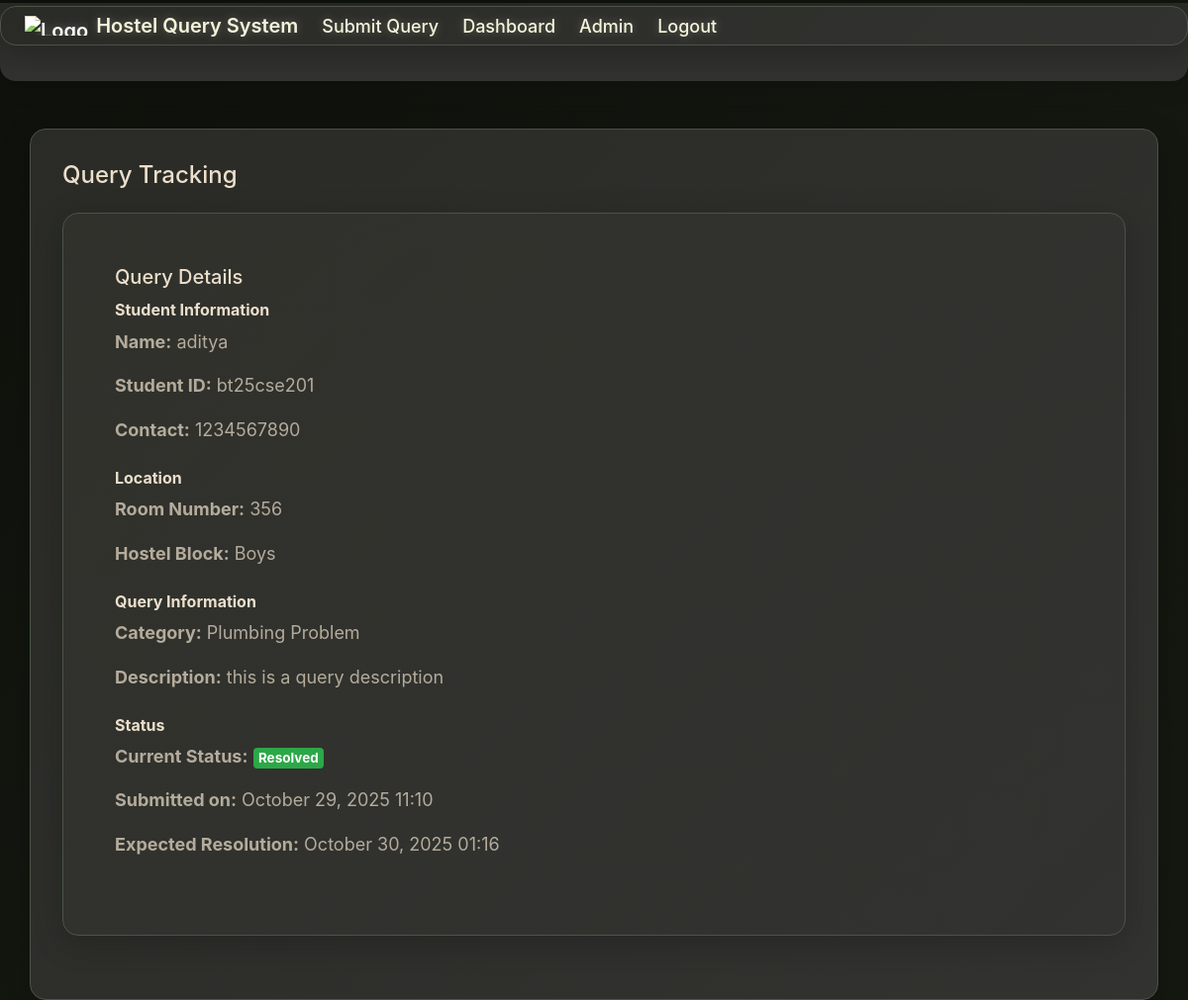
The page /tracking/1/ (signed in) on the database its author committed.
### query_management/models.py (models this page shows, shortened)
class Query(models.Model):
    HOSTEL_CHOICES = [
        ('B', 'Boys'),
        ('G', 'Girls'),
    ]
    student_profile = models.ForeignKey(settings.AUTH_USER_MODEL, on_delete=models.CASCADE, related_name='queries', null=True, blank=True)
    STATUS_CHOICES = [
        ('P', 'Pending'),
        ('IP', 'In Progress'),
        ('R', 'Resolved'),
    ]
    QUERY_CATEGORIES = [
        ('maintenance', 'Maintenance Issue'),
        ('electrical', 'Electrical Problem'),
        ('plumbing', 'Plumbing Problem'),
        ('furniture', 'Furniture Issue'),
        ('cleanliness', 'Cleanliness Concern'),
        ('wifi', 'Internet/WiFi Issue'),
        ('other', 'Other'),
    ]
    room_number = models.CharField(max_length=10)
    hostel_type = models.CharField(max_length=1, choices=HOSTEL_CHOICES)
    student_name = models.CharField(max_length=100, default='')
    student_id = models.CharField(max_length=20, default='')
    contact_number = models.CharField(
        max_length=10,
        validators=[RegexValidator(
            regex=r'^\d{10}$',
            message='Contact number must be 10 digits'
        )],
        default=''
    )
    query_category = models.CharField(max_length=20, choices=QUERY_CATEGORIES, default='other')
    query_text = models.TextField(default='')
    additional_notes = models.TextField(blank=True, null=True)
    status = models.CharField(max_length=2, choices=STATUS_CHOICES, default='P')
    expected_resolution_time = models.DateTimeField(null=True, blank=True)
    created_at = models.DateTimeField(auto_now_add=True)
    updated_at = models.DateTimeField(auto_now=True)
    admin_notes = models.TextField(blank=True, null=True)
    completed_by = models.ForeignKey(settings.AUTH_USER_MODEL, on_delete=models.SET_NULL, null=True, blank=True, related_name='completed_queries')
    class Meta:
        verbose_name_plural = "Queries"
        ordering = ['-created_at']

### query_management/views.py (the view)
# urls.py: path('tracking/<int:query_id>/', views.query_tracking, name='query_tracking'),
@login_required
def query_tracking(request, query_id):
    try:
        query = Query.objects.get(id=query_id)
        return render(request, 'query_management/query_tracking.html', {'query': query})
    except Query.DoesNotExist:
        messages.error(request, 'Query not found!')
        return redirect('landing_page')

### templates/query_management/query_tracking.html (shortened to what this page needs)
{% extends "base.html" %}
{% block content %}
<div class="container mt-5">
    <h2>Query Tracking</h2>
    <div class="card mt-4">
        <div class="card-body">
            <h5 class="card-title">Query Details</h5>
            <div class="section mb-4">
                <h6 class="font-weight-bold">Student Information</h6>
                <p><strong>Name:</strong> {{ query.student_name }}</p>
                <p><strong>Student ID:</strong> {{ query.student_id }}</p>
                <p><strong>Contact:</strong> {{ query.contact_number }}</p>
            </div>
            <div class="section mb-4">
                <h6 class="font-weight-bold">Location</h6>
                <p><strong>Room Number:</strong> {{ query.room_number }}</p>
                <p><strong>Hostel Block:</strong> {{ query.get_hostel_type_display }}</p>
            </div>
            <div class="section mb-4">
                <h6 class="font-weight-bold">Query Information</h6>
                <p><strong>Category:</strong> {{ query.get_query_category_display }}</p>
                <p><strong>Description:</strong> {{ query.query_text }}</p>
            </div>
            <div class="section mb-4">
                <h6 class="font-weight-bold">Status</h6>
                <p><strong>Current Status:</strong>
                    <span class="badge {% if query.status == 'P' %}badge-warning
                          {% elif query.status == 'IP' %}badge-primary
                          {% else %}badge-success{% endif %}">
                        {{ query.get_status_display }}
                    </span>
                </p>
                <p><strong>Submitted on:</strong> {{ query.created_at|date:"F d, Y H:i" }}</p>
                {% if query.expected_resolution_time %}
                    <p><strong>Expected Resolution:</strong> {{ query.expected_resolution_time|date:"F d, Y H:i" }}</p>
                {% endif %}
            </div>
        </div>
    </div>
</div>
{% endblock %}

### static/css/dark_theme.css (style rules this page uses)
:root { --bg-primary: #0F110C; --bg-secondary: #151810; --surface: #2A2B26; --surface-alt: #323330; --accent: #4B5347; --text: #ECDFCC; --surface-hover: #353632; --accent-hover: #5C665A; --text-muted: rgba(236, 223, 204, 0.7); --gradient-dark: linear-gradient(135deg, var(--bg-primary) 0%, var(--bg-secondary) 100%); --border-radius-sm: 8px; --border-radius-md: 12px; --border-radius-lg: 16px; --border-width: 1px; --border: var(--border-width) solid var(--accent); --shadow-sm: 0 2px 4px rgba(0,0,0,0.2); --shadow-md: 0 4px 8px rgba(0,0,0,0.3); --shadow-lg: 0 8px 16px rgba(0,0,0,0.4); --font-size-base: 16px; --font-size-lg: 18px; --font-size-xl: 20px; --font-size-2xl: 24px; --font-size-3xl: 32px; --font-size-base: 16px; --font-size-lg: 18px; --font-size-xl: 20px; --font-size-2xl: 24px; --font-size-3xl: 30px; }
html { height: 100%; background: var(--gradient-dark) !important; background-attachment: fixed !important; }
body { min-height: 100%; background: radial-gradient(circle at top right, rgba(75, 83, 71, 0.03) 0%, transparent 60%), radial-gradient(circle at bottom left, rgba(75, 83, 71, 0.03) 0%, transparent 60%), var(--gradient-dark) !important; background-attachment: fixed !important; color: var(--text) !important; font-family: -apple-system, BlinkMacSystemFont, "Segoe UI", Roboto, "Helvetica Neue", Arial; font-size: var(--font-size-base) !important; line-height: 1.6 !important; position: relative !important; }
h2, .h2 { font-size: var(--font-size-2xl) !important; color: var(--text) !important; margin-bottom: 1.25rem !important; }
p, .p { font-size: var(--font-size-lg) !important; color: var(--text-muted) !important; margin-bottom: 1rem !important; }
.container, .card, .auth-card, .query-form-container { background: linear-gradient(135deg, var(--surface) 0%, var(--surface-alt) 100%) !important; border: 1px solid var(--accent) !important; box-shadow: 0 8px 32px rgba(0, 0, 0, 0.2) !important; border-radius: var(--border-radius-lg) !important; padding: 2rem !important; margin-bottom: 2rem !important; backdrop-filter: blur(10px) !important; -webkit-backdrop-filter: blur(10px) !important; }
.card { transition: all 0.4s cubic-bezier(0.4, 0, 0.2, 1) !important; position: relative !important; overflow: hidden !important; }
.card::after { content: '' !important; position: absolute !important; top: 0 !important; left: 0 !important; right: 0 !important; bottom: 0 !important; background: linear-gradient(135deg, rgba(236, 223, 204, 0.03), transparent) !important; pointer-events: none !important; }
* { box-sizing: border-box; }
::placeholder { color: rgba(230,251,255,0.45) !important; }

### templates/base.html (style rules this page uses)
:root { --beige-accent: #f5f5dc; }

### rows shown on the page
Query: student_name "aditya", student_id "bt25cse201", contact_number "1234567890", room_number "356", hostel_type "Boys", query_category "Plumbing Problem", query_text "this is a query description", status "Resolved", created_at "October 29, 2025 11:10", expected_resolution_time "October 30, 2025 01:16"
